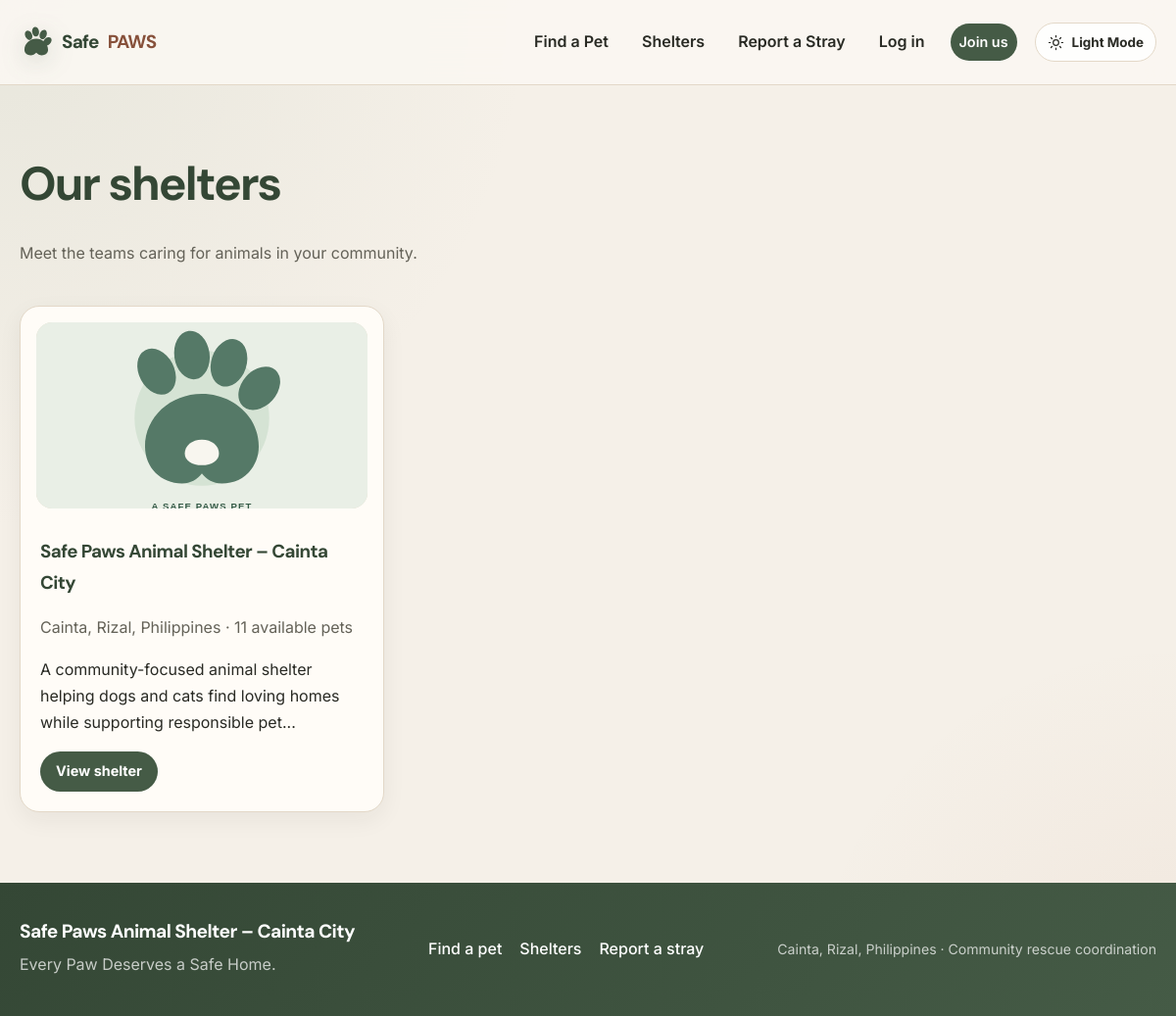
Screenshot of /shelters.php with the database file from the repository.
### tables this page shows
CREATE TABLE IF NOT EXISTS shelters (
  id INT UNSIGNED NOT NULL AUTO_INCREMENT,
  user_id INT UNSIGNED NULL,
  name VARCHAR(160) NOT NULL,
  description TEXT NULL,
  address VARCHAR(255) NULL,
  city VARCHAR(100) NULL,
  phone VARCHAR(30) NULL,
  email VARCHAR(190) NULL,
  image VARCHAR(255) NULL,
  operating_hours VARCHAR(255) NULL,
  status ENUM('pending','approved','suspended') NOT NULL DEFAULT 'pending',
  created_at TIMESTAMP NOT NULL DEFAULT CURRENT_TIMESTAMP,
  seed_key VARCHAR(64) NULL,
  PRIMARY KEY (id),
  UNIQUE KEY uq_shelters_user (user_id),
  UNIQUE KEY uq_shelters_seed_key (seed_key),
  KEY idx_shelters_status_city (status, city),
  CONSTRAINT fk_shelters_user FOREIGN KEY (user_id) REFERENCES users(id) ON DELETE SET NULL
);

### config/database.php (called while the page is built, shortened)
<?php
function db(): PDO
{
    static $pdo;
    $host = getenv('DB_HOST') ?: '127.0.0.1';
    $port = getenv('DB_PORT') ?: '3307';
    $name = getenv('DB_NAME') ?: 'safe_paws';
    $user = getenv('DB_USER') ?: 'root';
    $password = getenv('DB_PASS') ?: '';
    try {
        $pdo = new PDO(
            'mysql:host=' . $host . ';port=' . $port . ';dbname=' . $name . ';charset=utf8mb4',
            $user,
            $password,
            [
                PDO::ATTR_ERRMODE => PDO::ERRMODE_EXCEPTION,
                PDO::ATTR_DEFAULT_FETCH_MODE => PDO::FETCH_ASSOC,
                PDO::ATTR_EMULATE_PREPARES => false,
            ]
        );
    } catch (PDOException $exception) {
        error_log('Safe PAWS database connection failed: ' . $exception->getMessage());
        http_response_code(500);
        exit('Safe PAWS cannot connect to MySQL. Check DB_HOST, DB_PORT, DB_NAME, DB_USER, and DB_PASS in your .env file, then reload this page.');
    }
    return $pdo;
}

### includes/functions.php (called while the page is built, shortened)
<?php
function base_url(string $path = ''): string
{
    $base = str_replace('\\', '/', dirname($_SERVER['SCRIPT_NAME'] ?? '/'));
    $base = rtrim($base, '/.');
    return ($base === '/' ? '' : $base) . '/' . ltrim($path, '/');
}
function e(?string $value): string
{
    return htmlspecialchars((string) $value, ENT_QUOTES, 'UTF-8');
}
function image_url(?string $path): string
{
    return $path ? base_url($path) : base_url('assets/images/paw-placeholder.svg');
}

### shelters.php (the view, shortened to what this page needs)
<?php
require __DIR__ . '/includes/header.php';
$stmt = db()->query(
    'SELECT s.*,COUNT(p.id) AS pet_count
     FROM shelters s
     LEFT JOIN pets p ON p.shelter_id=s.id AND p.status="available"
     WHERE s.status="approved"
     GROUP BY s.id
     ORDER BY s.name'
);
$shelters = $stmt->fetchAll();
?>
<div class="section-head"><div><h1>Our shelters</h1><p class="muted">Meet the teams caring for animals in your community.</p></div></div>
<?php if (!$shelters): ?><div class="panel empty">No approved shelters are listed right now.</div><?php else: ?>
  <div class="grid">
    <?php foreach ($shelters as $shelter): ?>
      <article class="card">
        <img class="shelter-photo directory-shelter-photo" src="<?= e(image_url($shelter['image'])) ?>" alt="<?= e($shelter['name'] . ' shelter photo') ?>">
        <div class="card-body">
          <h3><?= e($shelter['name']) ?></h3>
          <p class="muted"><?= e($shelter['city']) ?> &middot; <?= e($shelter['pet_count']) ?> available pets</p>
          <?php if ($shelter['description']): ?><p><?= e(mb_strimwidth((string) $shelter['description'], 0, 110, '...')) ?></p><?php endif; ?>
          <a class="btn btn-small" href="<?= e(base_url('shelter_details.php?id=' . $shelter['id'])) ?>">View shelter</a>
        </div>
      </article>
    <?php endforeach; ?>
  </div>
<?php endif; ?>
<?php require __DIR__ . '/includes/footer.php'; ?>

### rows the page displays
shelters: name "Safe Paws Animal Shelter – Cainta City", city "Cainta, Rizal, Philippines", pet_count "11", description "A community-focused animal shelter helping dogs and cats find loving homes while supporting responsible pet..."
